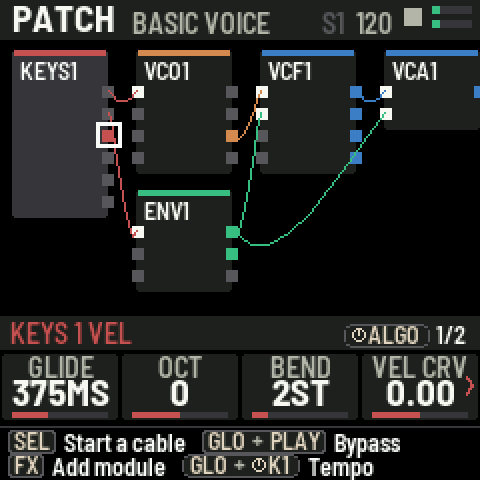
#> input picture web/shots/cable.png, 480 x 480 px
$ python gen_og.py
#> lines starting #> are read from the running program, lines starting #| are printed output that depends on the picture
#!/usr/bin/env python3
"""brand/og.png: the 1200x630 preview image link cards (Facebook, Discord, Slack...) show:
the patch screen, the logo (the power-on screen, brand/logo.png) and MOD SEQ's step editor (brand/mseq.png: the host simulator's shot)."""
from pathlib import Path
from PIL import Image
root = Path(__file__).resolve().parent.parent
W, H, S, GAP = 1200, 630, 320, 36
bg = Image.new('RGB', (W, H), (0, 0, 0))
#> bg: PIL image 1200x630 RGB; every value is 0
patch = Image.open(root / 'web/shots/cable.png').convert('RGB').resize((S, S), Image.LANCZOS)
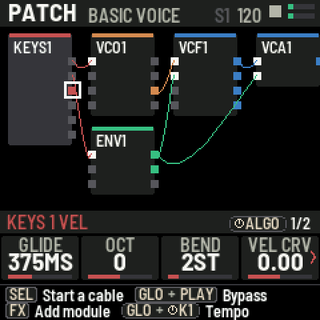
#> patch: PIL image 320x320 RGB; mean R, G, B 38.8, 39.4, 38.3
mseq = Image.open(root / 'brand/mseq.png').convert('RGB').resize((S, S), Image.LANCZOS)
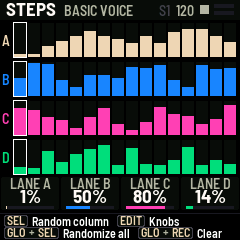
#> input picture brand/mseq.png, 240 x 240 px
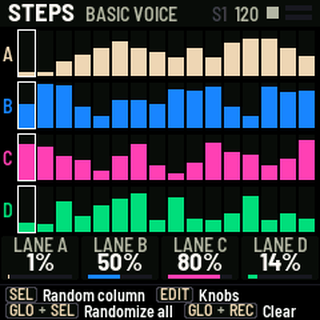
#> mseq: PIL image 320x320 RGB; mean R, G, B 51.7, 60.3, 67.6
#> (the run stopped early here; a loop or call above may not have finished)
